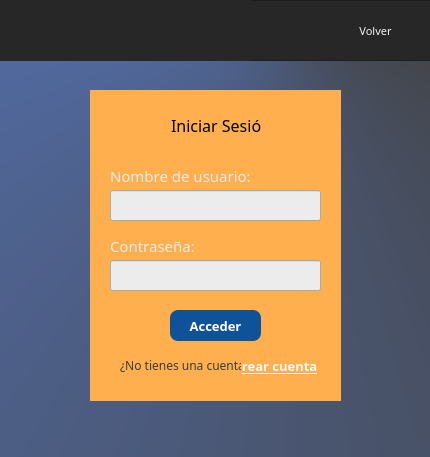
<?xml version="1.0" encoding="UTF-8"?>
<ui version="4.0">
 <class>Login</class>
 <widget class="QDialog" name="Login">
  <property name="geometry">
   <rect>
    <x>0</x>
    <y>0</y>
    <width>430</width>
    <height>457</height>
   </rect>
  </property>
  <property name="windowTitle">
   <string>Inicio de Sesión -Fermady</string>
  </property>
  <property name="styleSheet">
   <string notr="true">background-color: qconicalgradient(cx:0.676, cy:0, angle:0, stop:0 rgba(124, 163, 255, 255), stop:0.431818 rgba(84, 113, 178, 255), stop:0.98 rgba(66, 66, 66, 255), stop:1 rgba(0, 0, 0, 0));
</string>
  </property>
  <widget class="QFrame" name="frame">
   <property name="geometry">
    <rect>
     <x>0</x>
     <y>0</y>
     <width>431</width>
     <height>61</height>
    </rect>
   </property>
   <property name="styleSheet">
    <string notr="true">background-color: rgb(39,39,39);</string>
   </property>
   <property name="frameShape">
    <enum>QFrame::StyledPanel</enum>
   </property>
   <property name="frameShadow">
    <enum>QFrame::Raised</enum>
   </property>
   <widget class="QLabel" name="label">
    <property name="geometry">
     <rect>
      <x>0</x>
      <y>0</y>
      <width>251</width>
      <height>61</height>
     </rect>
    </property>
    <property name="text">
     <string/>
    </property>
    <property name="pixmap">
     <pixmap>Captura.PNG</pixmap>
    </property>
    <property name="scaledContents">
     <bool>true</bool>
    </property>
   </widget>
   <widget class="QPushButton" name="pushButton">
    <property name="geometry">
     <rect>
      <x>340</x>
      <y>20</y>
      <width>71</width>
      <height>21</height>
     </rect>
    </property>
    <property name="font">
     <font>
      <family>Dubai 13</family>
      <pointsize>8</pointsize>
      <weight>9</weight>
      <italic>false</italic>
      <bold>false</bold>
     </font>
    </property>
    <property name="styleSheet">
     <string notr="true">color: rgb(244, 244, 244);
font: 75 8pt &quot;Dubai&quot; bold;</string>
    </property>
    <property name="text">
     <string>Volver</string>
    </property>
    <property name="autoDefault">
     <bool>false</bool>
    </property>
    <property name="flat">
     <bool>true</bool>
    </property>
   </widget>
  </widget>
  <widget class="QFrame" name="frame_2">
   <property name="geometry">
    <rect>
     <x>90</x>
     <y>90</y>
     <width>251</width>
     <height>311</height>
    </rect>
   </property>
   <property name="styleSheet">
    <string notr="true">background-color:rgb(255, 175, 78)
</string>
   </property>
   <property name="frameShape">
    <enum>QFrame::NoFrame</enum>
   </property>
   <property name="frameShadow">
    <enum>QFrame::Sunken</enum>
   </property>
   <widget class="QLabel" name="label_2">
    <property name="geometry">
     <rect>
      <x>80</x>
      <y>20</y>
      <width>91</width>
      <height>31</height>
     </rect>
    </property>
    <property name="font">
     <font>
      <family>Dubai Medium</family>
      <pointsize>12</pointsize>
     </font>
    </property>
    <property name="text">
     <string>Iniciar Sesión</string>
    </property>
    <property name="scaledContents">
     <bool>true</bool>
    </property>
    <property name="indent">
     <number>1</number>
    </property>
   </widget>
   <widget class="QLabel" name="label_3">
    <property name="geometry">
     <rect>
      <x>20</x>
      <y>70</y>
      <width>141</width>
      <height>31</height>
     </rect>
    </property>
    <property name="font">
     <font>
      <family>Dubai Medium</family>
      <pointsize>11</pointsize>
     </font>
    </property>
    <property name="styleSheet">
     <string notr="true">color: rgb(235, 235, 235);</string>
    </property>
    <property name="text">
     <string>Nombre de usuario:</string>
    </property>
   </widget>
   <widget class="QLabel" name="label_4">
    <property name="geometry">
     <rect>
      <x>20</x>
      <y>140</y>
      <width>141</width>
      <height>31</height>
     </rect>
    </property>
    <property name="font">
     <font>
      <family>Dubai Medium</family>
      <pointsize>11</pointsize>
     </font>
    </property>
    <property name="styleSheet">
     <string notr="true">color: rgb(235, 235, 235);</string>
    </property>
    <property name="text">
     <string>Contraseña:</string>
    </property>
   </widget>
   <widget class="QLabel" name="label_6">
    <property name="geometry">
     <rect>
      <x>30</x>
      <y>260</y>
      <width>121</width>
      <height>31</height>
     </rect>
    </property>
    <property name="font">
     <font>
      <family>Dubai</family>
      <pointsize>9</pointsize>
      <weight>50</weight>
      <bold>false</bold>
      <underline>false</underline>
     </font>
    </property>
    <property name="styleSheet">
     <string notr="true">color: rgb(59, 59, 59);</string>
    </property>
    <property name="text">
     <string>¿No tienes una cuenta?</string>
    </property>
   </widget>
   <widget class="QLineEdit" name="lineEdit">
    <property name="geometry">
     <rect>
      <x>20</x>
      <y>100</y>
      <width>211</width>
      <height>31</height>
     </rect>
    </property>
    <property name="autoFillBackground">
     <bool>false</bool>
    </property>
    <property name="styleSheet">
     <string notr="true">background-color: rgb(236, 236, 236);</string>
    </property>
   </widget>
   <widget class="QLineEdit" name="lineEdit_2">
    <property name="geometry">
     <rect>
      <x>20</x>
      <y>170</y>
      <width>211</width>
      <height>31</height>
     </rect>
    </property>
    <property name="autoFillBackground">
     <bool>false</bool>
    </property>
    <property name="styleSheet">
     <string notr="true">background-color: rgb(236, 236, 236);</string>
    </property>
    <property name="echoMode">
     <enum>QLineEdit::Password</enum>
    </property>
   </widget>
   <widget class="QPushButton" name="pushButton_2">
    <property name="geometry">
     <rect>
      <x>80</x>
      <y>220</y>
      <width>91</width>
      <height>31</height>
     </rect>
    </property>
    <property name="font">
     <font>
      <family>Dubai</family>
      <pointsize>10</pointsize>
      <weight>75</weight>
      <bold>true</bold>
     </font>
    </property>
    <property name="autoFillBackground">
     <bool>false</bool>
    </property>
    <property name="styleSheet">
     <string notr="true">background-color: rgb(14, 83, 154);
color: rgb(255, 255, 255);
border-radius: 8px</string>
    </property>
    <property name="text">
     <string>Acceder</string>
    </property>
    <property name="autoDefault">
     <bool>false</bool>
    </property>
    <property name="default">
     <bool>false</bool>
    </property>
    <property name="flat">
     <bool>true</bool>
    </property>
   </widget>
   <widget class="QPushButton" name="pushButton_3">
    <property name="geometry">
     <rect>
      <x>140</x>
      <y>260</y>
      <width>91</width>
      <height>31</height>
     </rect>
    </property>
    <property name="font">
     <font>
      <family>Dubai</family>
      <pointsize>10</pointsize>
      <weight>75</weight>
      <italic>false</italic>
      <bold>true</bold>
      <underline>true</underline>
     </font>
    </property>
    <property name="styleSheet">
     <string notr="true">color: rgb(250, 250, 250);
text-decoration: underline;
font: 75 bold 10pt &quot;Dubai&quot;;</string>
    </property>
    <property name="text">
     <string>Crear cuenta</string>
    </property>
    <property name="autoDefault">
     <bool>false</bool>
    </property>
    <property name="flat">
     <bool>true</bool>
    </property>
   </widget>
   <zorder>pushButton_3</zorder>
   <zorder>label_2</zorder>
   <zorder>label_3</zorder>
   <zorder>label_4</zorder>
   <zorder>label_6</zorder>
   <zorder>lineEdit</zorder>
   <zorder>lineEdit_2</zorder>
   <zorder>pushButton_2</zorder>
  </widget>
 </widget>
 <resources>
  <include location="imagenes.qrc"/>
 </resources>
 <connections/>
</ui>
